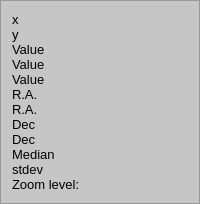
     <widget class="QFrame" name="indicatorFrame">
      <property name="sizePolicy">
       <sizepolicy hsizetype="Expanding" vsizetype="Preferred">
        <horstretch>0</horstretch>
        <verstretch>0</verstretch>
       </sizepolicy>
      </property>
      <property name="minimumSize">
       <size>
        <width>150</width>
        <height>0</height>
       </size>
      </property>
      <property name="palette">
       <palette>
        <active>
         <colorrole role="Base">
          <brush brushstyle="SolidPattern">
           <color alpha="255">
            <red>252</red>
            <green>252</green>
            <blue>252</blue>
           </color>
          </brush>
         </colorrole>
         <colorrole role="Window">
          <brush brushstyle="SolidPattern">
           <color alpha="255">
            <red>198</red>
            <green>198</green>
            <blue>199</blue>
           </color>
          </brush>
         </colorrole>
        </active>
        <inactive>
         <colorrole role="Base">
          <brush brushstyle="SolidPattern">
           <color alpha="255">
            <red>252</red>
            <green>252</green>
            <blue>252</blue>
           </color>
          </brush>
         </colorrole>
         <colorrole role="Window">
          <brush brushstyle="SolidPattern">
           <color alpha="255">
            <red>198</red>
            <green>198</green>
            <blue>199</blue>
           </color>
          </brush>
         </colorrole>
        </inactive>
        <disabled>
         <colorrole role="Base">
          <brush brushstyle="SolidPattern">
           <color alpha="255">
            <red>198</red>
            <green>198</green>
            <blue>199</blue>
           </color>
          </brush>
         </colorrole>
         <colorrole role="Window">
          <brush brushstyle="SolidPattern">
           <color alpha="255">
            <red>198</red>
            <green>198</green>
            <blue>199</blue>
           </color>
          </brush>
         </colorrole>
        </disabled>
       </palette>
      </property>
      <property name="font">
       <font>
        <pointsize>10</pointsize>
        <weight>50</weight>
        <italic>false</italic>
        <bold>false</bold>
       </font>
      </property>
      <property name="autoFillBackground">
       <bool>true</bool>
      </property>
      <property name="frameShape">
       <enum>QFrame::StyledPanel</enum>
      </property>
      <property name="frameShadow">
       <enum>QFrame::Raised</enum>
      </property>
      <layout class="QGridLayout" name="gridLayout_2">
       <property name="verticalSpacing">
        <number>0</number>
       </property>
       <item row="1" column="0" colspan="2">
        <widget class="QLabel" name="yposLabel">
         <property name="font">
          <font>
           <pointsize>10</pointsize>
           <weight>50</weight>
           <bold>false</bold>
          </font>
         </property>
         <property name="text">
          <string>y</string>
         </property>
        </widget>
       </item>
       <item row="2" column="0" colspan="2">
        <widget class="QLabel" name="valueLabel">
         <property name="font">
          <font>
           <pointsize>10</pointsize>
           <weight>50</weight>
           <bold>false</bold>
          </font>
         </property>
         <property name="text">
          <string>Value</string>
         </property>
        </widget>
       </item>
       <item row="3" column="0" colspan="2">
        <widget class="QLabel" name="valueGreenLabel">
         <property name="sizePolicy">
          <sizepolicy hsizetype="Preferred" vsizetype="Preferred">
           <horstretch>0</horstretch>
           <verstretch>0</verstretch>
          </sizepolicy>
         </property>
         <property name="font">
          <font>
           <pointsize>10</pointsize>
           <weight>50</weight>
           <bold>false</bold>
          </font>
         </property>
         <property name="text">
          <string>Value</string>
         </property>
        </widget>
       </item>
       <item row="4" column="0" colspan="2">
        <widget class="QLabel" name="valueBlueLabel">
         <property name="font">
          <font>
           <pointsize>10</pointsize>
           <weight>50</weight>
           <bold>false</bold>
          </font>
         </property>
         <property name="text">
          <string>Value</string>
         </property>
        </widget>
       </item>
       <item row="11" column="0" colspan="2">
        <widget class="QLabel" name="zoomLabel">
         <property name="sizePolicy">
          <sizepolicy hsizetype="Preferred" vsizetype="Preferred">
           <horstretch>0</horstretch>
           <verstretch>0</verstretch>
          </sizepolicy>
         </property>
         <property name="font">
          <font>
           <pointsize>10</pointsize>
           <weight>50</weight>
           <bold>false</bold>
          </font>
         </property>
         <property name="text">
          <string>Zoom level:</string>
         </property>
        </widget>
       </item>
       <item row="6" column="0" colspan="2">
        <widget class="QLabel" name="alphaHexLabel">
         <property name="font">
          <font>
           <pointsize>10</pointsize>
           <weight>50</weight>
           <bold>false</bold>
          </font>
         </property>
         <property name="text">
          <string>R.A.</string>
         </property>
        </widget>
       </item>
       <item row="8" column="0" colspan="2">
        <widget class="QLabel" name="deltaHexLabel">
         <property name="font">
          <font>
           <pointsize>10</pointsize>
           <weight>50</weight>
           <bold>false</bold>
          </font>
         </property>
         <property name="text">
          <string>Dec</string>
         </property>
        </widget>
       </item>
       <item row="10" column="0" colspan="2">
        <widget class="QLabel" name="rmsLabel">
         <property name="font">
          <font>
           <pointsize>10</pointsize>
           <weight>50</weight>
           <bold>false</bold>
          </font>
         </property>
         <property name="text">
          <string>stdev</string>
         </property>
        </widget>
       </item>
       <item row="0" column="0" colspan="2">
        <widget class="QLabel" name="xposLabel">
         <property name="font">
          <font>
           <pointsize>10</pointsize>
           <weight>50</weight>
           <bold>false</bold>
          </font>
         </property>
         <property name="text">
          <string>x</string>
         </property>
        </widget>
       </item>
       <item row="9" column="0" colspan="2">
        <widget class="QLabel" name="medianLabel">
         <property name="font">
          <font>
           <pointsize>10</pointsize>
           <weight>50</weight>
           <bold>false</bold>
          </font>
         </property>
         <property name="text">
          <string>Median</string>
         </property>
        </widget>
       </item>
       <item row="5" column="0" colspan="2">
        <widget class="QLabel" name="alphaDecLabel">
         <property name="font">
          <font>
           <pointsize>10</pointsize>
           <weight>50</weight>
           <bold>false</bold>
          </font>
         </property>
         <property name="text">
          <string>R.A.</string>
         </property>
        </widget>
       </item>
       <item row="7" column="0" colspan="2">
        <widget class="QLabel" name="deltaDecLabel">
         <property name="font">
          <font>
           <pointsize>10</pointsize>
           <weight>50</weight>
           <bold>false</bold>
          </font>
         </property>
         <property name="text">
          <string>Dec</string>
         </property>
        </widget>
       </item>
      </layout>
     </widget>
